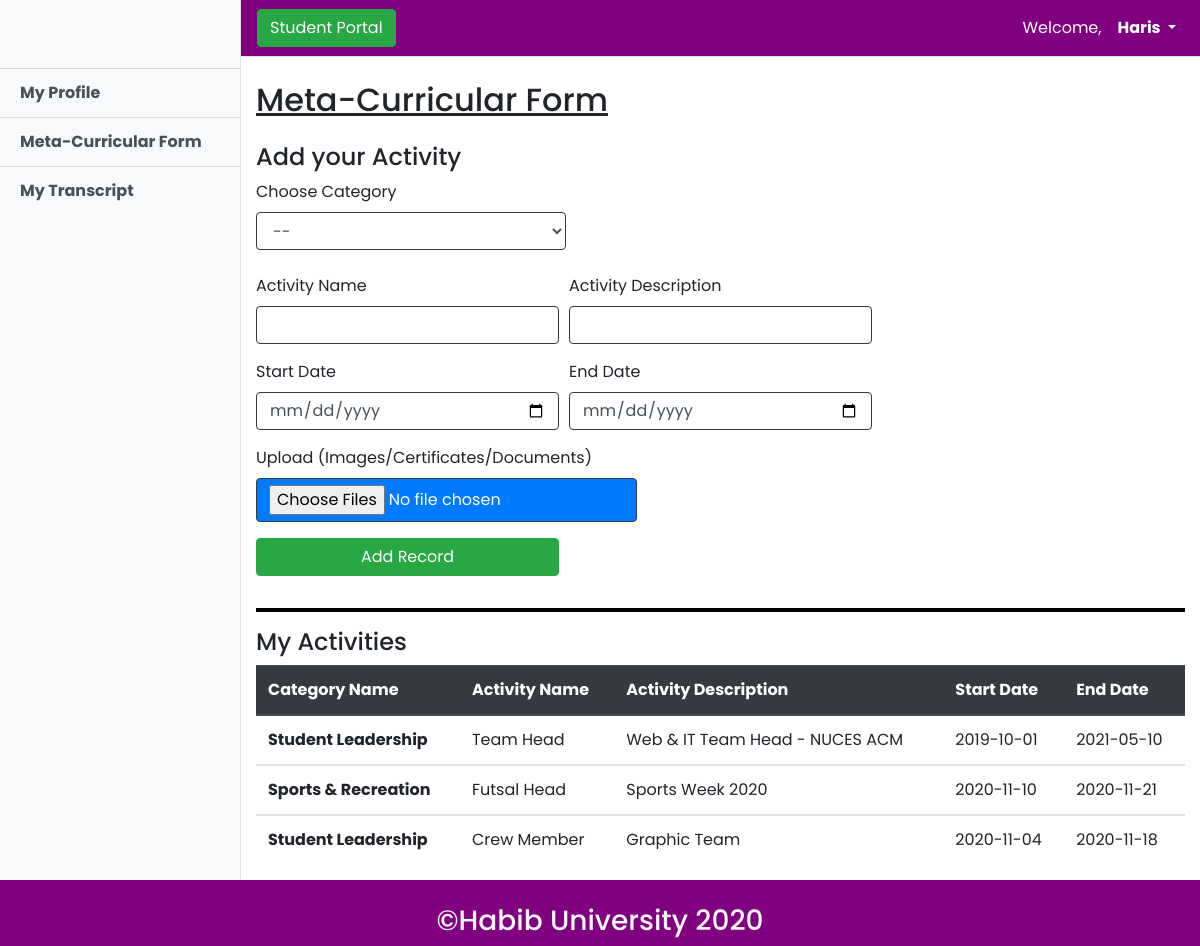
The app's page /src/student/meta_curricular_form.php (signed in) with its own data.
### tables this page shows
CREATE TABLE `activity` (
  `act_id` int(5) NOT NULL,
  `cat_id` int(11) NOT NULL,
  `std_id` int(11) NOT NULL,
  `act_name` varchar(100) NOT NULL,
  `act_desc` varchar(200) NOT NULL,
  `start_date` varchar(20) NOT NULL,
  `end_date` varchar(20) NOT NULL
);

CREATE TABLE `category` (
  `cat_id` int(11) NOT NULL,
  `cat_name` varchar(50) NOT NULL
);

### src/student/meta_curricular_form.php (the view, shortened to what this page needs)
<?php include "../connect.php"; ?>
<!DOCTYPE html>
<html lang="en">
<head>
    <link rel="stylesheet" href="../../css/my_profile.css">
</head>
<body>
<?php include "student_head.php"; ?>
    <div class="container-fluid">
        <h2 class="mt-4"><u>Meta-Curricular Form</u></h2>
        <h4 class="mt-4">Add your Activity</h4>
        <form class="myform" action="" method="POST" enctype="multipart/form-data">
            <div class="form-row">
                <div class="col-md-12">
                    <label class="">Choose Category</label>
                    <select name="cat_id" class="form-control border-dark col-md-4" id="">
                        <option value="NULL"> -- </option>
                    </select>
                </div>
            </div>
            <br>
            <div class="form-row">
                <div class="form-group col-md-4">
                    <label for="">Activity Name</label>
                    <input name="act_name" type="text" class="form-control border-dark" id="inputEmail4" placeholder="">
                </div>
                <div class="form-group col-md-4">
                    <label for="">Activity Description</label>
                    <input name="act_desc" type="text" class="form-control border-dark" id="inputEmail4" placeholder="" >
                </div>
            </div>
            <div class="form-row">
                <div class="form-group col-md-4">
                    <label for="">Start Date</label>
                    <input name="start_date" type="date" class="form-control border-dark" id="inputEmail4" placeholder="">
                </div>
                <div class="form-group col-md-4">
                    <label for="">End Date</label>
                    <input name="end_date" type="date" class="form-control border-dark" id="inputEmail4" placeholder="" >
                </div>
            </div>
            <div class="form-row">
                <div class="form-group col-md-5">
                    <label for="">Upload (Images/Certificates/Documents)</label>
                    <input type="file" name="doc[]" class="btn btn-primary border-dark col-md-12" multiple>
                </div>
            </div>
            <div class="form-row">
                <div class="form-group col-md-4">
                    <button type="submit" name="btn_add_activity" class="btn col-md-12 btn-success">Add Record</button>
                </div>
            </div>
        </form>
        <hr style="border: 2px solid black">
        <h4>My Activities</h4>
        <table class="table mytable">
            <thead class="thead-dark">
                <tr>
                    <th scope="col">Category Name</th>
                    <th scope="col">Activity Name</th>
                    <th scope="col">Activity Description</th>
                    <th scope="col">Start Date</th>
                    <th scope="col">End Date</th>
                </tr>
            </thead>
            <?php
            $qry = " SELECT cat_name, act_name, act_desc, start_date, end_date FROM category,activity WHERE category.cat_id=activity.cat_id AND std_id = '".$_SESSION["student"]."' ";
            $res = $con->query($qry);
            if($res->num_rows > 0)
            {
            while($row = $res->fetch_assoc())
            {
            ?>
            <tbody>
                <tr>
                    <th><?php echo " ".$row["cat_name"]." " ?></th>
                    <td><?php echo " ".$row["act_name"]." " ?></td>
                    <td><?php echo " ".$row["act_desc"]." " ?></td>
                    <td><?php echo " ".$row["start_date"]." " ?></td>
                    <td><?php echo " ".$row["end_date"]." " ?></td>
                </tr>
            <?php
            }
            }
            else{echo "No Results Found!!";}
            ?>
            </tbody>
        </table>
    </div>
<?php include "student_foot.php" ?>

### css/my_profile.css (style rules this page uses)
body { font-family: 'Audiowide', cursive; }
.mytable { width: 750px; margin-right: auto; margin-left: auto; }

### css/student_header.css (style rules this page uses)
body { font-family: 'Audiowide', cursive; }

### css/simple-sidebar.css (style rules this page uses)
body { overflow-x: hidden; }

### src/student/student_head.php (style rules this page uses)
body { font-family: 'Poppins', sans-serif; }

### records on screen
activity: cat.cat_name "Student Leadership", act_name "Team Head", act_desc "Web & IT Team Head - NUCES ACM", start_date "2019-10-01", end_date "2021-05-10"
activity: cat.cat_name "Sports & Recreation", act_name "Futsal Head", act_desc "Sports Week 2020", start_date "2020-11-10", end_date "2020-11-21"
activity: cat.cat_name "Student Leadership", act_name "Crew Member", act_desc "Graphic Team", start_date "2020-11-04", end_date "2020-11-18"

### other values on screen
$_SESSION["student_name"] "Haris"
